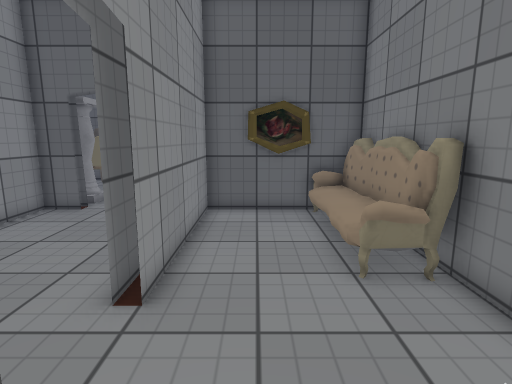
view 1 (above)

19 first-person views from a walk through a 3-D level made in the Unity game engine. The camera is 1.4 m above the floor, tilts 10° down and sees 80° across. The floor is counted in squares, 0.5 m on a side. Each view is taken from the middle of a square. On the plan, view 1 faces up. The plan holds only what a view shows up to about 20 squares ahead; the rest is blank. The place goes on beyond the plan. The player character is not drawn. Some surface patterns are stand-ins.

view 2
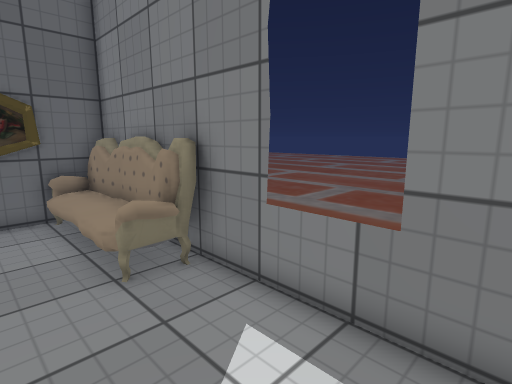

view 3
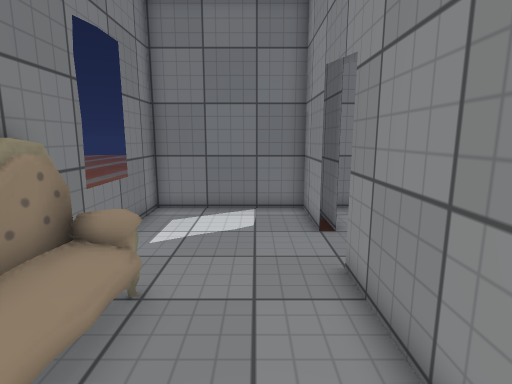

view 4
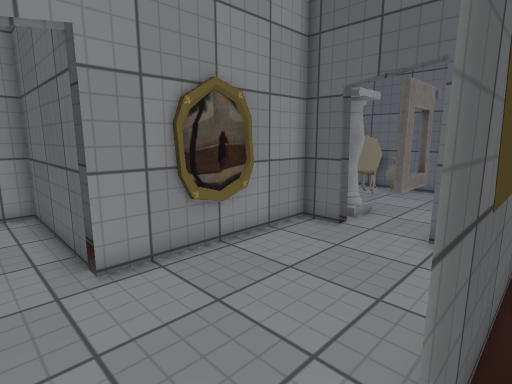

view 5
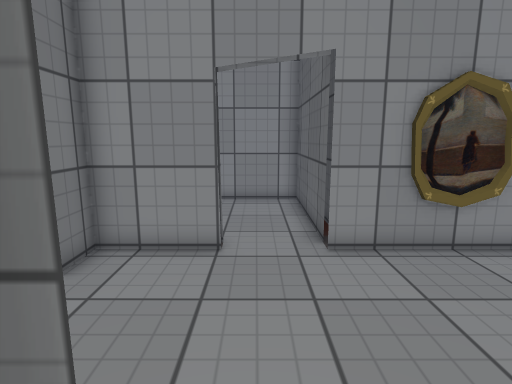

view 6
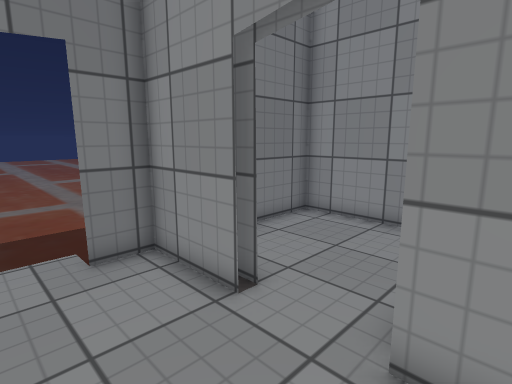

view 7
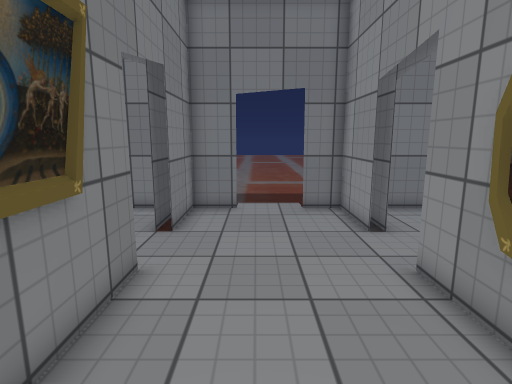

view 8
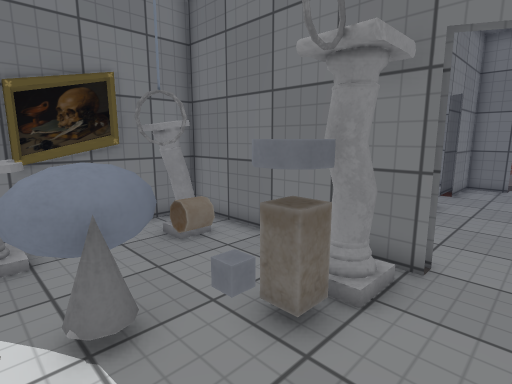

view 9
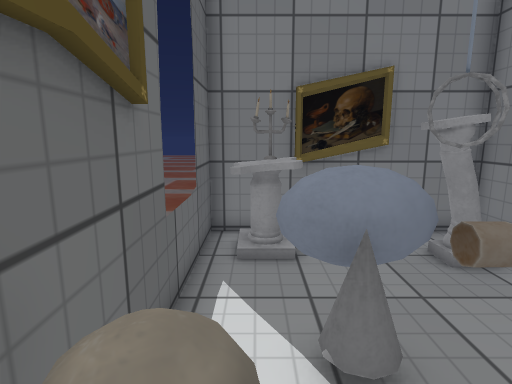

view 10
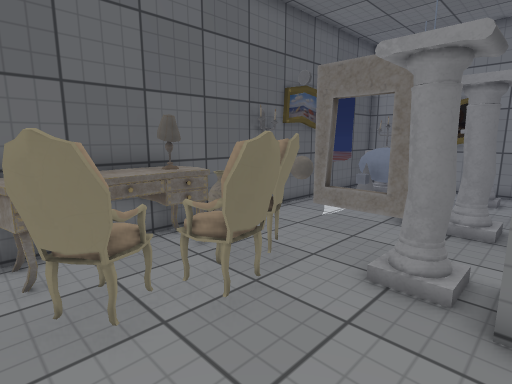

view 11
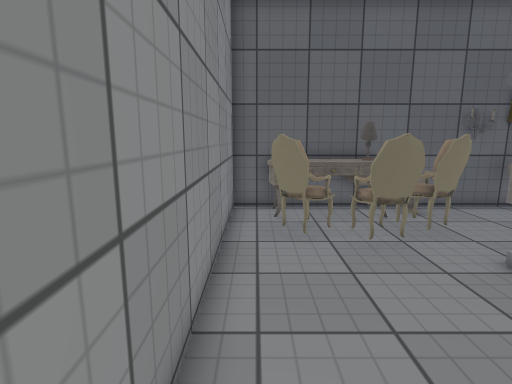

view 12
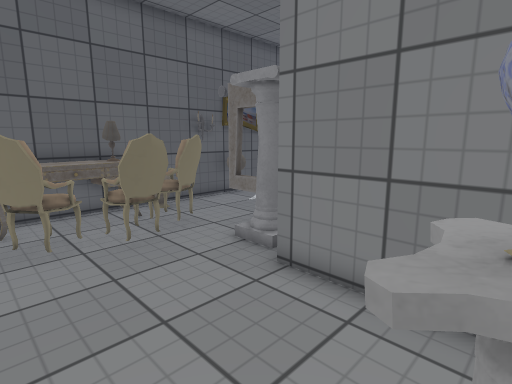

view 13
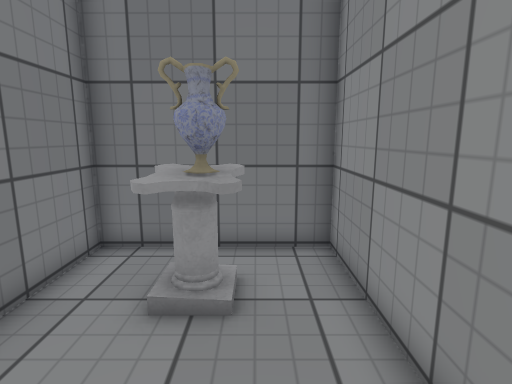

view 14
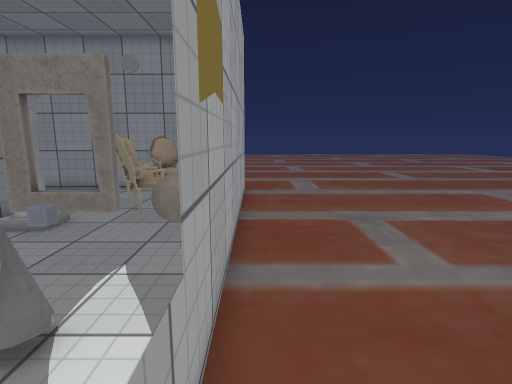

view 15
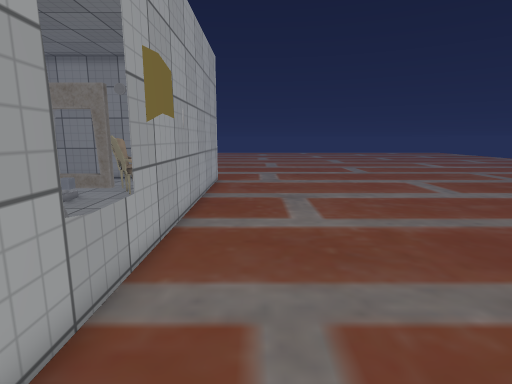

view 16
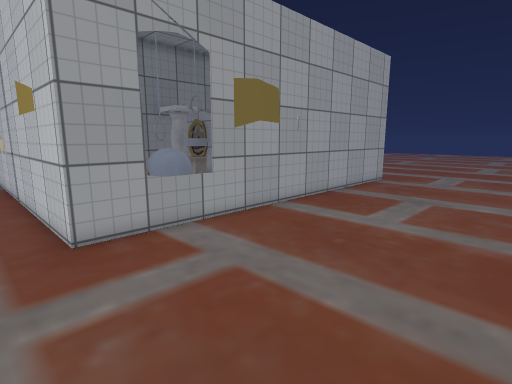

view 17
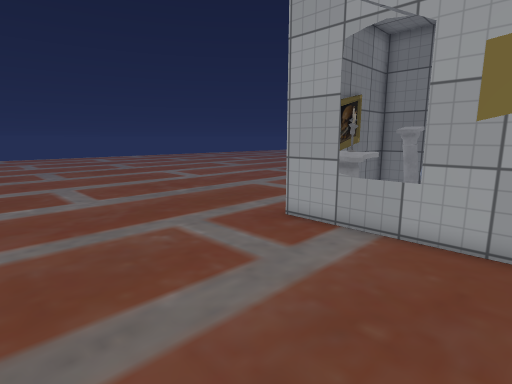

view 18
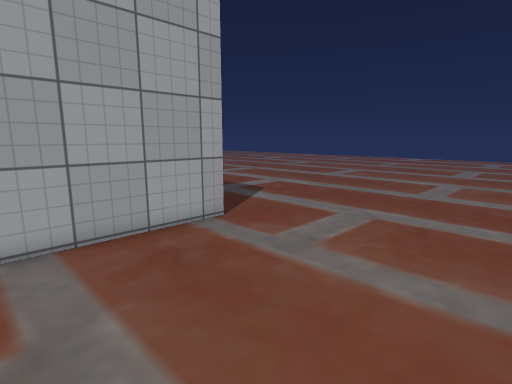

view 19
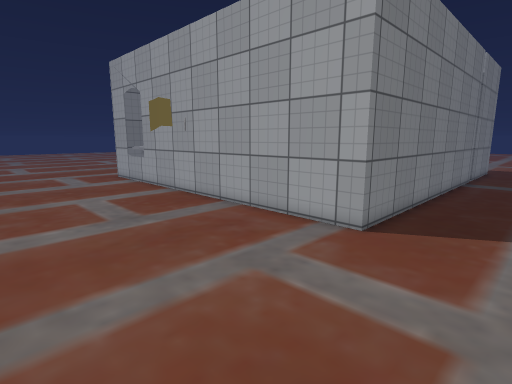

### Floor plan
Ten units are one square. View 1 is at (0, 0); x grows to the right and y downward. Boxes are objects, and circles mark ways between rooms. Rooms are numbered by the first view taken in them; rooms with no view inside come last. Other rooms are left out.
<svg viewBox="-175 -215 235 231">
<path fill="none" stroke="#000" d="M-19 -21 -19 11 41 11 41 -65M-24 -21 -24 4M-24 -104 -24 -47M16 -117 8 -119M21 -117 -4 -117M35 -119 -19 -119 -19 -48M-24 -48 -24 -84M-26 -65 -26 -82M-84 -21 -84 11 -69 11M-89 -21 -89 -7M-83 -93 -83 -66M-42 11 -24 11 -24 -21M-19 4 -19 -21M-69 -119 -84 -119 -84 -48M-69 -124 -74 -124M-83 -88 -85 -81 -83 -72M-76 -204 -64 -204 -76 -204M-15 -202 -25 -202M-135 -204 -149 -204 -134 -204M-149 -204 -149 -54 -89 -54 -89 -124M-85 -124 -80 -124M-44 -124 35 -124M38 -166 40 -176M38 -152 41 -167M39 -151 39 -179M41 -125 41 -204 -36 -204 41 -204M-103 -54 -114 -54M-89 -48 -149 -49 -149 11 -102 11"/>
<rect x="15" y="-125" width="30" height="80" fill="#bbb"><title>other object</title></rect>
<rect x="-145" y="-185" width="30" height="30" fill="#bbb"><title>other object</title></rect>
<rect x="-135" y="-95" width="30" height="30" fill="#bbb"><title>other object</title></rect>
<rect x="-135" y="-205" width="30" height="20" fill="#bbb"><title>other object</title></rect>
<rect x="-125" y="-85" width="10" height="20" fill="#bbb"><title>other object</title></rect>
<rect x="-115" y="-175" width="20" height="30" fill="#bbb"><title>other object</title></rect>
<rect x="-105" y="-205" width="10" height="20" fill="#bbb"><title>other object</title></rect>
<rect x="-95" y="-185" width="20" height="30" fill="#bbb"><title>other object</title></rect>
<rect x="-95" y="-205" width="10" height="20" fill="#bbb"><title>other object</title></rect>
<rect x="-85" y="-145" width="20" height="20" fill="#bbb"><title>other object</title></rect>
<rect x="-85" y="-205" width="10" height="20" fill="#bbb"><title>other object</title></rect>
<rect x="-65" y="-175" width="10" height="40" fill="#bbb"><title>other object</title></rect>
<rect x="-65" y="-205" width="20" height="10" fill="#bbb"><title>other object</title></rect>
<rect x="-45" y="-145" width="20" height="20" fill="#bbb"><title>other object</title></rect>
<rect x="-45" y="-195" width="50" height="50" fill="#bbb"><title>other object</title></rect>
<rect x="-45" y="-205" width="10" height="20" fill="#bbb"><title>other object</title></rect>
<rect x="5" y="-155" width="20" height="20" fill="#bbb"><title>other object</title></rect>
<rect x="15" y="-195" width="20" height="20" fill="#bbb"><title>other object</title></rect>
<rect x="15" y="-195" width="20" height="20" fill="#bbb"><title>other object</title></rect>
<circle cx="-20" cy="-35" r="3" fill="#2a7"/>
<circle cx="-55" cy="-120" r="3" fill="#2a7"/>
<circle cx="-85" cy="-35" r="3" fill="#2a7"/>
<text x="10" y="-60">1</text>
<text x="-50" y="-50">2</text>
<text x="-70" y="-210">3</text>
<text x="-120" y="-20">4</text>
</svg>
Room 1 opens to room 2. Room 2 opens to room 3. Room 2 opens to room 4.

Where each view was taken, in squares from view 1:
view 1: 0 up, 0 right, facing up
view 2: 0 up, 0 right, facing up-right
view 3: 11 up, 0 right, facing down
view 4: 3 up, 2 left, facing up-left
view 5: 3 up, 1 left, facing left
view 6: 6 up, 5 left, facing down-left
view 7: 11 up, 5 left, facing down
view 8: 19 up, 6 left, facing down-right
view 9: 19 up, 5 left, facing right
view 10: 12 up, 14 left, facing up-right
view 11: 8 up, 14 left, facing up
view 12: 8 up, 14 left, facing up-right
view 13: 13 up, 13 left, facing down
view 14: 21 up, 2 right, facing left
view 15: 23 up, 6 right, facing left
view 16: 29 up, 6 right, facing down-left
view 17: 29 up, 3 left, facing down-right
view 18: 29 up, 8 left, facing down-left
view 19: 29 up, 19 left, facing down-right
